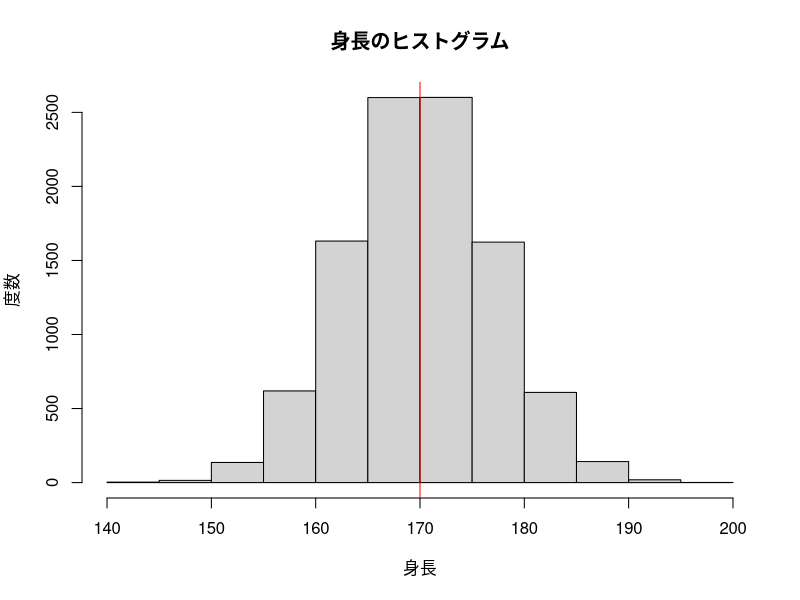
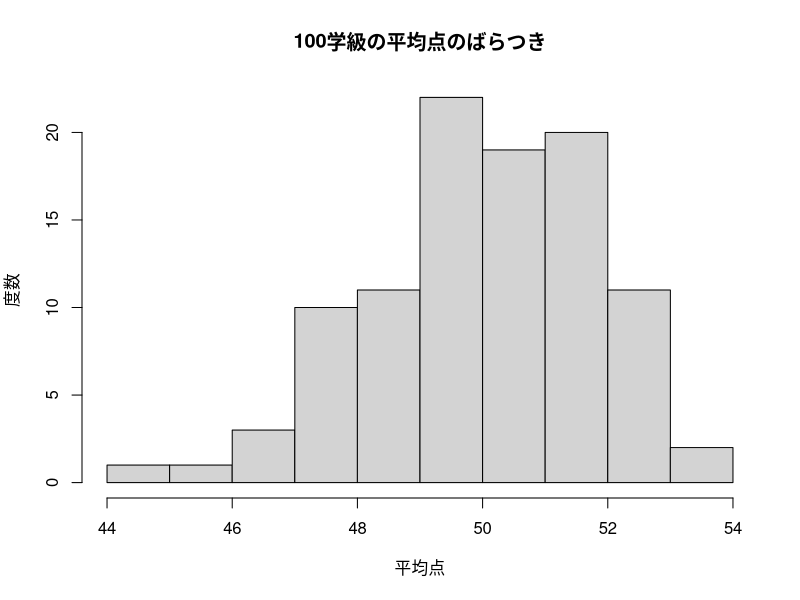
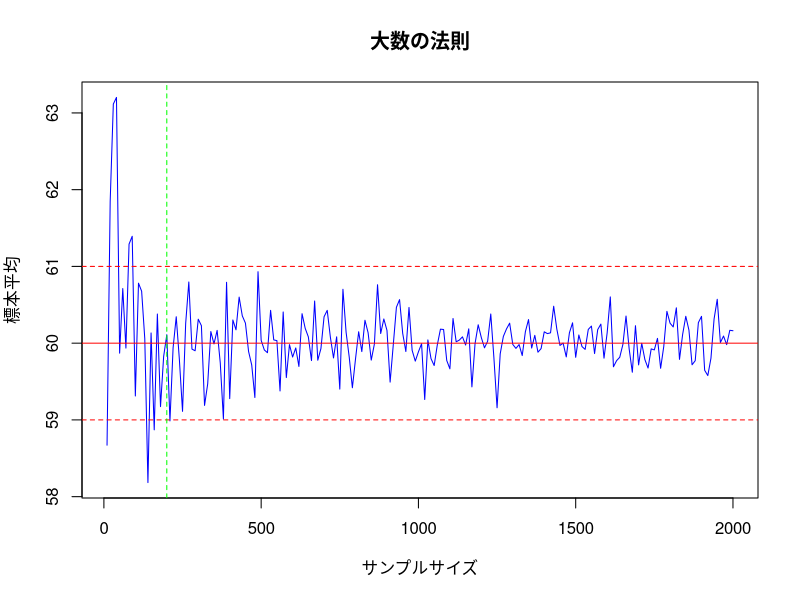
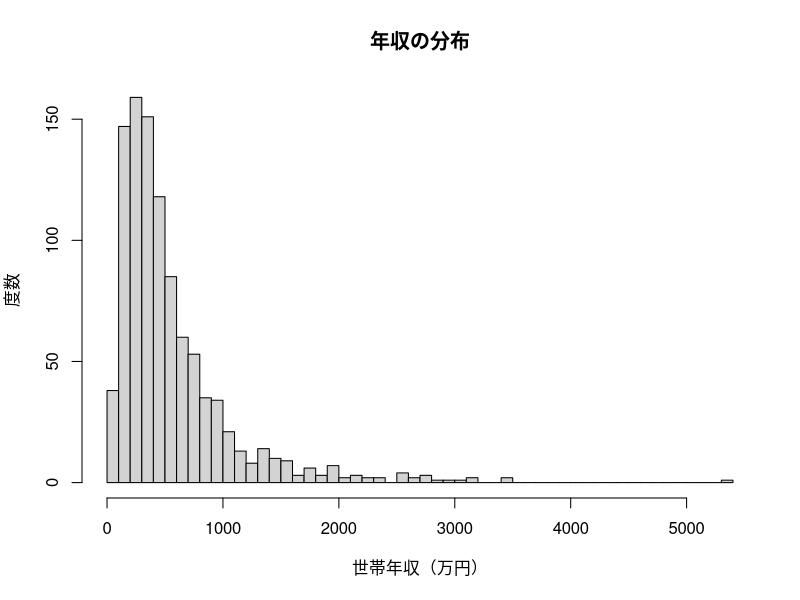
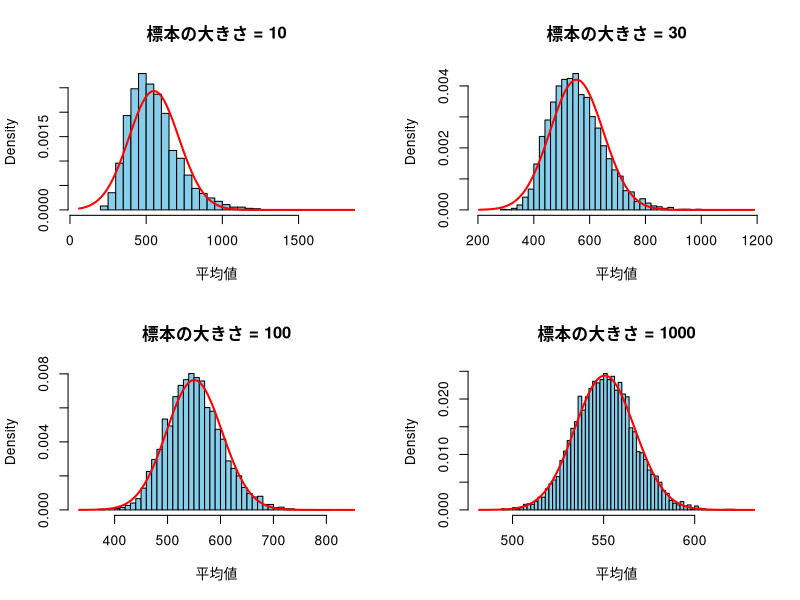
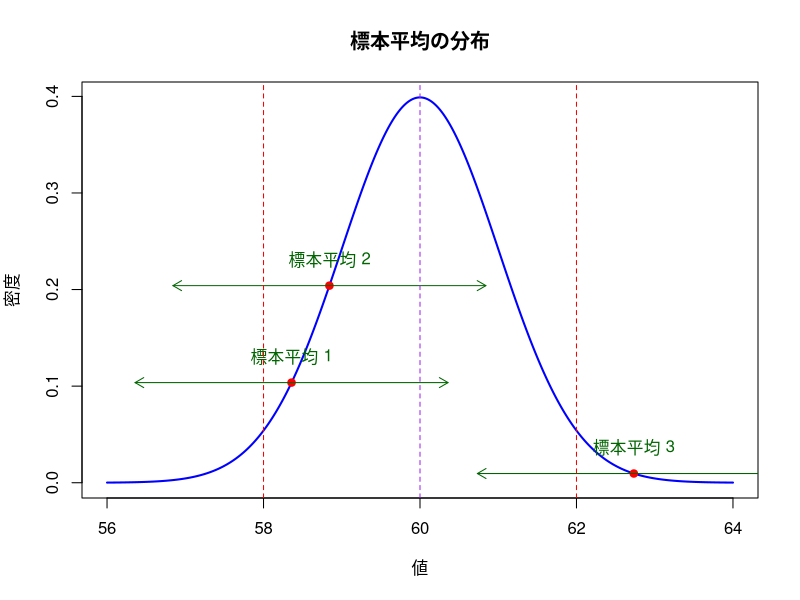
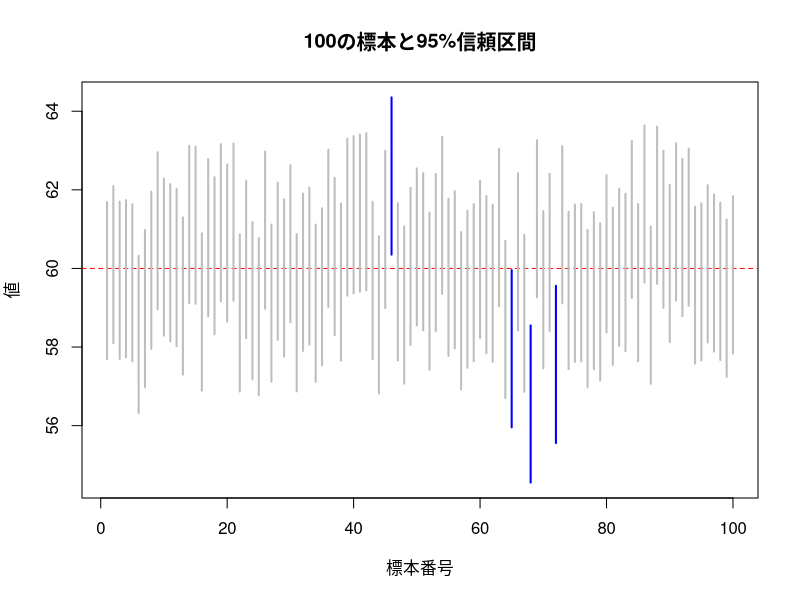

Here is the R script that generated these plots, in order:
## ---- chunk 1
#| label: fig-height
simdata <- rnorm(10000, 170, 7)
hist(simdata, main = "身長のヒストグラム", xlab = "身長", ylab = "度数")
abline(v = 170, col = "red")
## ---- chunk 2
set.seed(123)
simscore <- round(rnorm(30, 50, 10))
simscore
mean(simscore)
## ---- chunk 3
lis <- list(c(20, 30), c(30, 40), c(40, 50))
# lisの要素（20と30，30と40，40と50）のそれぞれについて平均を計算
sapply(lis, mean)
# lapplyはリストを返す
lapply(lis, mean)
## ---- chunk 4
num <- c(1, 3, 5, 100)
plus <- function(x) {
  x + 2
}
sapply(num, plus)
## ---- chunk 5
sapply(num, function(x) {
  x + 2
})
## ---- chunk 6
#| label: fig-sim
set.seed(1234)
sim <- sapply(1:100, function(x) {
  simscore <- round(rnorm(30, 50, 10))
  mean(simscore)
})
hist(sim, main = "100学級の平均点のばらつき", xlab = "平均点", ylab = "度数")
## ---- chunk 7
#| label: fig-large
set.seed(12345) # 再現性のための乱数シード

samp_size <- seq(10, 2000, 10) # サンプルサイズ（10から2000まで10ずつ増やす）
samp_mean <- sapply(samp_size, function(n) {
  x <- rnorm(n, 60, 10) # 平均60・標準偏差10の正規分布からn個を取り出す
  mean(x) # xの平均を計算
})

# 結果のプロット
plot(samp_size, samp_mean,
  type = "l", col = "blue",
  xlab = "サンプルサイズ", ylab = "標本平均",
  main = "大数の法則"
)
abline(h = 60, col = "red") # 母集団の平均を示す線
abline(h = 61, col = "red", lty = 2) # 母集団の平均を示す線
abline(h = 59, col = "red", lty = 2) # 母集団の平均を示す線
abline(v = 200, col = "green", lty = 2) # サンプルサイズ200の位置を示す線
## ---- chunk 8
#| label: fig-income
set.seed(123)
n <- 1000 # サンプルサイズ
median_income <- 400 # 中央値（400万円）
sd_log <- 0.8 # 対数正規分布の標準偏差

# 対数正規分布に基づく年収データを生成
income_data <- rlnorm(n, meanlog = log(median_income), sdlog = sd_log)

# データの概要を表示
hist(income_data,
  breaks = 50, main = "年収の分布",
  xlab = "世帯年収（万円）", ylab = "度数"
)
## ---- chunk 9
summary(income_data)
## ---- chunk 10
#| code-fold: true
#| label: fig-cent
# パラメータの設定
n_smp <- 5000 # 抽出回数
m_log <- log(400) # 対数正規分布の中央値を400に設定
s_log <- 0.8 # 対数正規分布の標準偏差
sizes <- c(10, 30, 100, 1000) # サンプルサイズ

# 標本ごとの平均を算出
get_means <- function(size) {
  replicate(n_smp, mean(rlnorm(size, meanlog = m_log, sdlog = s_log)))
}

# 標本平均のリストを作成
means_lst <- lapply(sizes, get_means)
names(means_lst) <- paste("Size", sizes)

# ヒストグラムのプロット関数
plot_hist <- function(means, size) {
  hist_range <- range(means) # 標本平均の最小値と最大値を取得
  margin <- diff(hist_range) * 0.1 # 範囲の10%を余白として追加
  xlim <- c(hist_range[1] - margin, hist_range[2] + margin) # 余白を含めた範囲を計算

  hist(means,
    breaks = 50, probability = TRUE,
    main = paste("標本の大きさ =", size),
    xlab = "平均値", col = "skyblue", xlim = xlim
  )
}

# 正規分布の曲線を重ねる関数
add_norm <- function(means) {
  curve(dnorm(x, mean = mean(means), sd = sd(means)),
    col = "red", lwd = 2, add = TRUE
  )
}

# グラフを2行2列で表示するための「おまじない」
par(mfrow = c(2, 2))

# ヒストグラムと正規分布のプロット
for (i in seq_along(sizes)) {
  means <- means_lst[[i]]
  plot_hist(means, sizes[i]) # ヒストグラムをプロット
  add_norm(means) # 正規分布を重ねる
}

# 「おまじない」を解除
par(mfrow = c(1, 1))
## ---- chunk 11
#| label: fig-cent2
#| code-fold: true
# パラメータ設定
mean <- 60 # 母平均
sd <- 1 # 標準偏差

# x軸の範囲設定
x <- seq(mean - 4 * sd, mean + 4 * sd, length.out = 1000)

# 正規分布の確率密度関数
y <- dnorm(x, mean = mean, sd = sd)

# プロット
plot(x, y,
  type = "l", lwd = 2, col = "blue",
  main = "標本平均の分布", xlab = "値", ylab = "密度"
)

# ランダムな点を生成（1つは±2SDの外、2つは±2SDの内）
set.seed(456) # 再現性のための乱数シード
points_x <- c(
  runif(2, min = mean - 2 * sd, max = mean + 2 * sd),
  runif(1, min = mean + 2 * sd, max = mean + 3 * sd)
)
points_y <- dnorm(points_x, mean = mean, sd = sd)

# 標本平均を描画
points(points_x, points_y, pch = 19, col = "red")

# 各標本平均から±2SDの矢印を描画
for (i in 1:3) {
  arrows(points_x[i], points_y[i],
    points_x[i] - 2 * sd, points_y[i],
    length = 0.1, col = "darkgreen"
  )
  arrows(points_x[i], points_y[i],
    points_x[i] + 2 * sd, points_y[i],
    length = 0.1, col = "darkgreen"
  )
  text(points_x[i], points_y[i] + 0.01,
    paste0("標本平均 ", i),
    pos = 3, col = "darkgreen"
  )
}

# ±2SDの縦線を追加
abline(v = mean - 2 * sd, col = "red", lty = 2)
abline(v = mean + 2 * sd, col = "red", lty = 2)

# 母平均に線を追加
abline(v = mean, col = "purple", lty = 2)
## ---- chunk 12
#| code-fold: true
#| label: fig-cent3
#| fig-width: 8
# パラメータ設定
pop_mean <- 60      # 母平均
pop_sd   <- 10      # 母標準偏差
n        <- 100     # サンプルサイズ
num_samples <- 100  # 標本の数

# シミュレーション結果を格納するデータフレーム
set.seed(12)  # 再現性のための乱数シード
results <- data.frame(
  sample_id = 1:num_samples,
  lower = numeric(num_samples),
  upper = numeric(num_samples),
  outside = logical(num_samples)
)

# 標本を取り出して信頼区間を計算
for (i in 1:num_samples) {
  sample_data <- rnorm(n, mean = pop_mean, sd = pop_sd)
  sample_mean <- mean(sample_data)
  sample_se <- pop_sd / sqrt(n)  # 標準誤差
  ci_lower <- sample_mean - 2 * sample_se
  ci_upper <- sample_mean + 2 * sample_se
  results$lower[i] <- ci_lower
  results$upper[i] <- ci_upper
  results$outside[i] <- !(pop_mean >= ci_lower & pop_mean <= ci_upper)
}

# 信頼区間プロット
plot(1:num_samples, rep(pop_mean, num_samples),
  type = "n", ylim = range(c(results$lower, results$upper)),
  xlab = "標本番号", ylab = "値", main = "100の標本と95%信頼区間"
)
abline(h = pop_mean, col = "red", lty = 2)  # 母平均の水平線

# 各標本の信頼区間を描画
for (i in 1:num_samples) {
  if (results$outside[i]) {
    lines(c(i, i), c(results$lower[i], results$upper[i]),
          col = "blue", lwd = 2)  # 母平均を含まない信頼区間
  } else {
    lines(c(i, i), c(results$lower[i], results$upper[i]),
          col = "gray", lwd = 2)  # 母平均を含む信頼区間
  }
}
